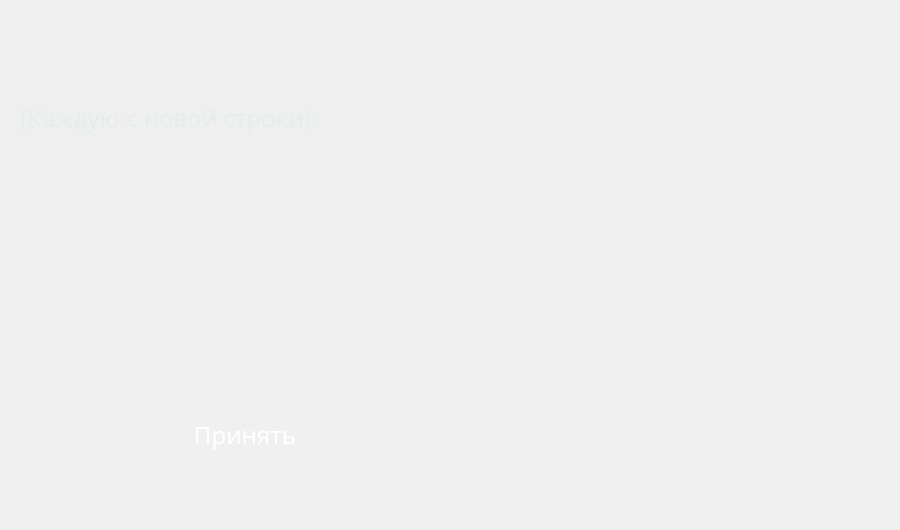
<?xml version="1.0" encoding="UTF-8"?>
<ui version="4.0">
 <class>MainWindow</class>
 <widget class="QMainWindow" name="MainWindow">
  <property name="geometry">
   <rect>
    <x>0</x>
    <y>0</y>
    <width>900</width>
    <height>530</height>
   </rect>
  </property>
  <property name="windowTitle">
   <string>Secret Keeper Router</string>
  </property>
  <widget class="QWidget" name="centralwidget">
   <widget class="QLabel" name="gradient">
    <property name="geometry">
     <rect>
      <x>0</x>
      <y>0</y>
      <width>900</width>
      <height>530</height>
     </rect>
    </property>
    <property name="text">
     <string/>
    </property>
    <property name="pixmap">
     <pixmap>../Images/gradient.png</pixmap>
    </property>
   </widget>
   <widget class="QPlainTextEdit" name="info_group">
    <property name="geometry">
     <rect>
      <x>490</x>
      <y>20</y>
      <width>391</width>
      <height>490</height>
     </rect>
    </property>
    <property name="font">
     <font>
      <family>Microsoft YaHei</family>
      <pointsize>14</pointsize>
     </font>
    </property>
    <property name="styleSheet">
     <string notr="true">QPlainTextEdit{
 background: rgba(255, 255, 255, 0.05);
 border-radius: 8px;
 color: #e3eded;
}
QPlainTextEdit:hover{
 background: rgba(255, 255, 255, 0.1);
}</string>
    </property>
    <property name="plainText">
     <string/>
    </property>
   </widget>
   <widget class="QLabel" name="text_1">
    <property name="geometry">
     <rect>
      <x>20</x>
      <y>20</y>
      <width>450</width>
      <height>75</height>
     </rect>
    </property>
    <property name="font">
     <font>
      <family>Microsoft YaHei</family>
      <pointsize>18</pointsize>
     </font>
    </property>
    <property name="styleSheet">
     <string notr="true">color: #e3eded;
</string>
    </property>
    <property name="text">
     <string/>
    </property>
   </widget>
   <widget class="QPushButton" name="accept_button">
    <property name="geometry">
     <rect>
      <x>20</x>
      <y>360</y>
      <width>450</width>
      <height>150</height>
     </rect>
    </property>
    <property name="font">
     <font>
      <family>Microsoft YaHei</family>
      <pointsize>18</pointsize>
     </font>
    </property>
    <property name="styleSheet">
     <string notr="true">QPushButton{
 background: rgba(255, 255, 255, 0.05);
 border-radius: 8px;
 color: #fff;
}
QPushButton:hover{
 background: rgba(255, 255, 255, 0.1);
}
QPushButton:pressed{
 background: rgba(0, 0, 0, 0.1);
}</string>
    </property>
    <property name="text">
     <string>Принять</string>
    </property>
   </widget>
   <widget class="QLabel" name="text_2">
    <property name="geometry">
     <rect>
      <x>20</x>
      <y>80</y>
      <width>440</width>
      <height>75</height>
     </rect>
    </property>
    <property name="font">
     <font>
      <family>Microsoft YaHei</family>
      <pointsize>18</pointsize>
     </font>
    </property>
    <property name="styleSheet">
     <string notr="true">color: #e3eded;
</string>
    </property>
    <property name="text">
     <string>(Каждую с новой строки):</string>
    </property>
   </widget>
   <widget class="QPlainTextEdit" name="input_group">
    <property name="geometry">
     <rect>
      <x>20</x>
      <y>150</y>
      <width>450</width>
      <height>190</height>
     </rect>
    </property>
    <property name="font">
     <font>
      <family>Microsoft YaHei</family>
      <pointsize>14</pointsize>
     </font>
    </property>
    <property name="styleSheet">
     <string notr="true">QPlainTextEdit{
 background: rgba(255, 255, 255, 0.05);
 border-radius: 8px;
 color: #e3eded;
}
QPlainTextEdit:hover{
 background: rgba(255, 255, 255, 0.1);
}</string>
    </property>
    <property name="plainText">
     <string/>
    </property>
   </widget>
  </widget>
 </widget>
 <resources/>
 <connections/>
</ui>
